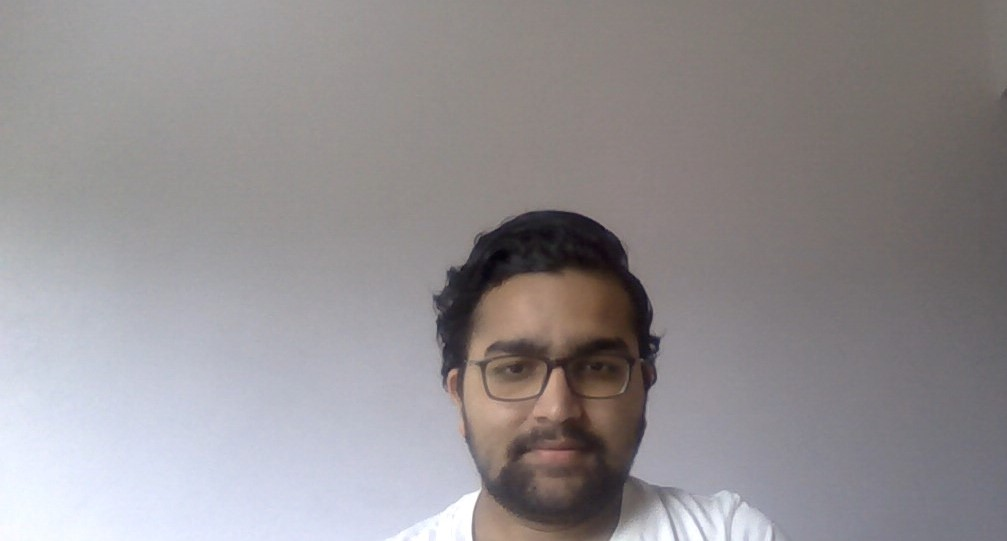
#> input picture Diwash.jpg, 1007 x 541 px
$ python bit_plane_slicing.py
#> lines starting #> are read from the running program, lines starting #| are printed output that depends on the picture; after the words box and inside, x2 and y2 are one past the last pixel; in counts of white or black regions, pixels touching at a corner belong together
import numpy as np
import pandas as pd
import cv2
import matplotlib.pyplot as plt

original_image = cv2.imread('Diwash.jpg')
#> original_image is the input picture: shape (541, 1007, 3); mean B, G, R 145.9, 143.3, 147.4

# Convert the image in grayscale
img = cv2.cvtColor(original_image, cv2.COLOR_BGR2GRAY)

# Iterate over each pixel and change pixel value to binary using np.binary_repr() and store it in a list.
lst = []
for i in range(img.shape[0]):
    for j in range(img.shape[1]):
         lst.append(np.binary_repr(img[i][j] ,width=8))
#> after the loop, lst = 544787 items
# width = no. of bits

# We have a list of strings where each string represents binary pixel value.
# To extract bit planes, iterate over the strings and store the characters corresponding to bit planes into lists.
# reshape to reconstruct the binary image.
eight_bit_img = (np.array([int(i[0]) for i in lst],dtype = np.uint8)).reshape(img.shape[0],img.shape[1])
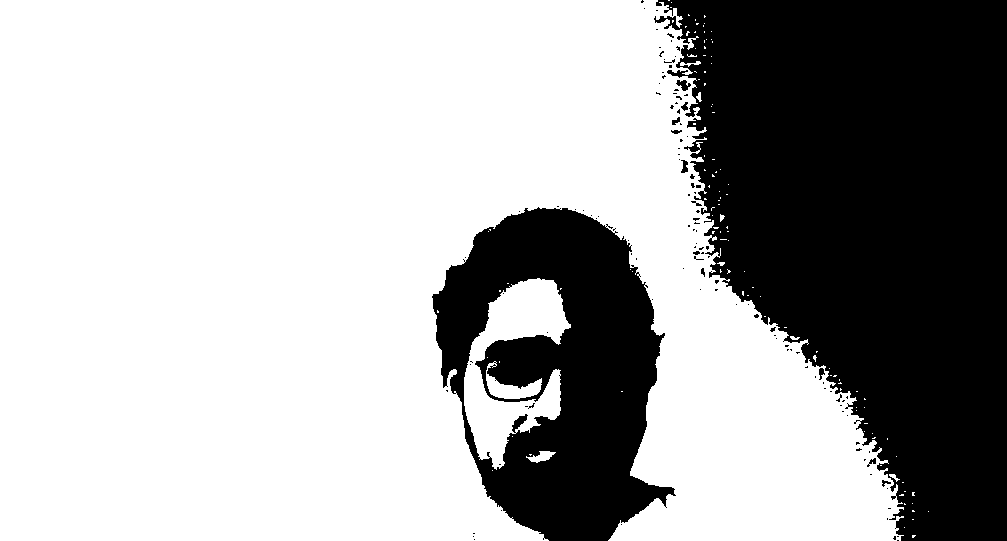
#> eight_bit_img: shape (541, 1007); values 0 (black) and 1 (white), 67.1% white; 123 black regions (110 under 20 px), largest, box (x1, y1, x2, y2) and area: (654, 0, 1007, 541) 130796, (432, 207, 676, 541) 47439, (676, 80, 691, 91) 90
seven_bit_img = (np.array([int(i[1]) for i in lst],dtype = np.uint8)).reshape(img.shape[0],img.shape[1])
#> seven_bit_img: shape (541, 1007); values 0 (black) and 1 (white), 43.5% white; 185 white regions (164 under 20 px), largest, box (x1, y1, x2, y2) and area: (654, 0, 1007, 541) 130796, (0, 278, 481, 541) 77797, (432, 207, 676, 541) 24104
six_bit_img = (np.array([int(i[2]) for i in lst],dtype = np.uint8)).reshape(img.shape[0],img.shape[1])
#> six_bit_img: shape (541, 1007); values 0 (black) and 1 (white), 46.4% white; 436 white regions (395 under 20 px), largest, box (x1, y1, x2, y2) and area: (654, 0, 1007, 541) 125894, (0, 193, 775, 541) 84031, (0, 380, 369, 541) 25330
five_bit_img = (np.array([int(i[3]) for i in lst],dtype = np.uint8)).reshape(img.shape[0],img.shape[1])
#> five_bit_img: shape (541, 1007); values 0 (black) and 1 (white), 54.5% white; 803 black regions (742 under 20 px), largest, box (x1, y1, x2, y2) and area: (0, 0, 904, 541) 174520, (844, 0, 1007, 461) 39034, (0, 380, 369, 541) 17656
four_bit_img = (np.array([int(i[4]) for i in lst],dtype = np.uint8)).reshape(img.shape[0],img.shape[1])
#> four_bit_img: shape (541, 1007); values 0 (black) and 1 (white), 49.7% white; 1576 white regions (1466 under 20 px), largest, box (x1, y1, x2, y2) and area: (0, 0, 861, 541) 155528, (654, 0, 986, 541) 38240, (844, 0, 1007, 461) 30639
three_bit_img = (np.array([int(i[5]) for i in lst],dtype = np.uint8)).reshape(img.shape[0],img.shape[1])
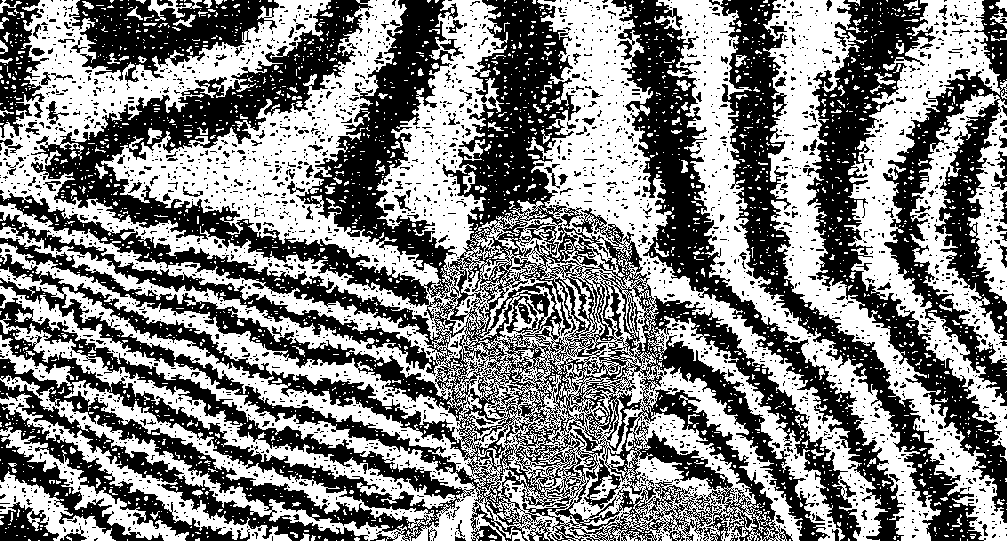
#> three_bit_img: shape (541, 1007); values 0 (black) and 1 (white), 50.9% white; 2851 black regions (2656 under 20 px), largest, box (x1, y1, x2, y2) and area: (0, 0, 861, 541) 154160, (803, 0, 1007, 523) 20462, (611, 0, 904, 541) 19610
two_bit_img = (np.array([int(i[6]) for i in lst],dtype = np.uint8)).reshape(img.shape[0],img.shape[1])
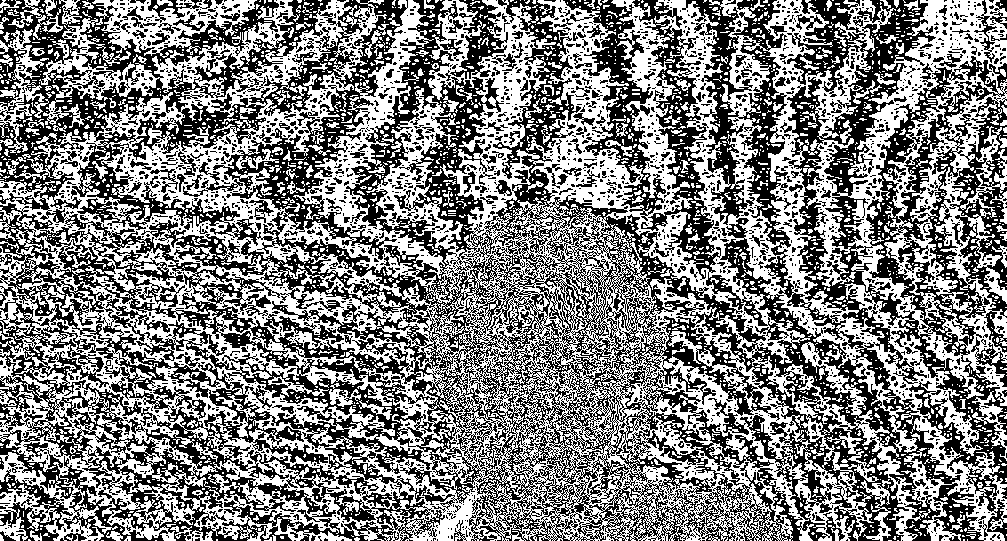
#> two_bit_img: shape (541, 1007); values 0 (black) and 1 (white), 50.3% white; 3166 black regions (2888 under 20 px), largest, box (x1, y1, x2, y2) and area: (0, 0, 1007, 541) 235840, (563, 0, 666, 221) 5464, (0, 469, 73, 541) 1685
one_bit_img = (np.array([int(i[7]) for i in lst],dtype = np.uint8)).reshape(img.shape[0],img.shape[1])
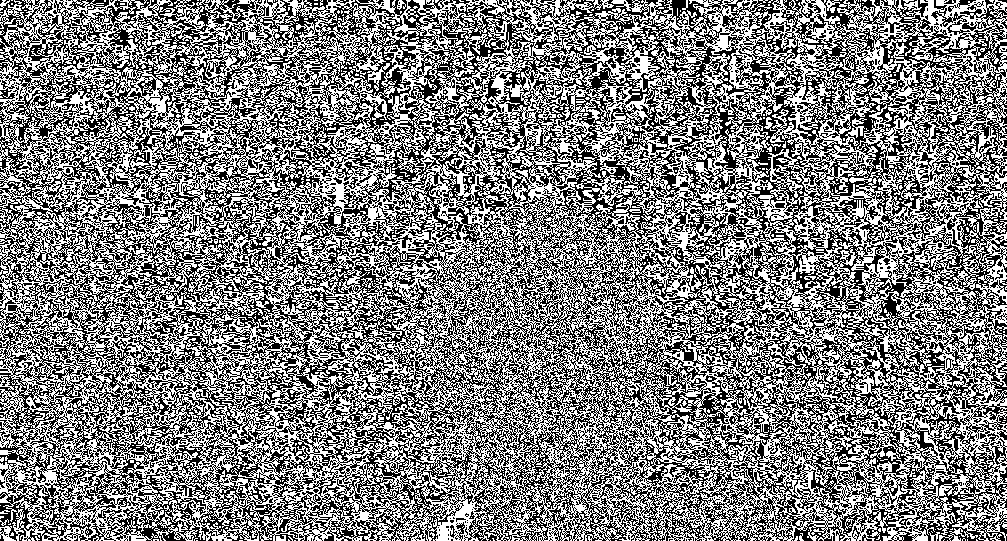
#> one_bit_img: shape (541, 1007); values 0 (black) and 1 (white), 49.9% white in thin lines or dots

# Concatenate these images for ease of display using cv2.hconcat()
finalr = cv2.hconcat([eight_bit_img,seven_bit_img,six_bit_img,five_bit_img])
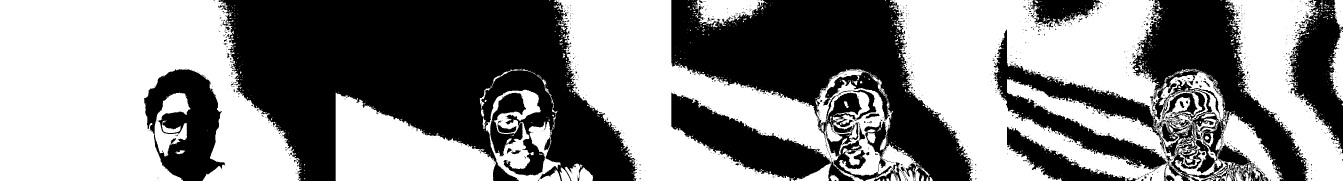
#> finalr: shape (541, 4028) (shown at 1/3 size); values 0 (black) and 1 (white), 52.9% white; 1462 black regions (1357 under 20 px), largest, box (x1, y1, x2, y2) and area: (654, 0, 1911, 541) 427814, (2014, 0, 2918, 541) 283804, (2981, 0, 3925, 541) 179225
finalv =cv2.hconcat([four_bit_img,three_bit_img,two_bit_img,one_bit_img])
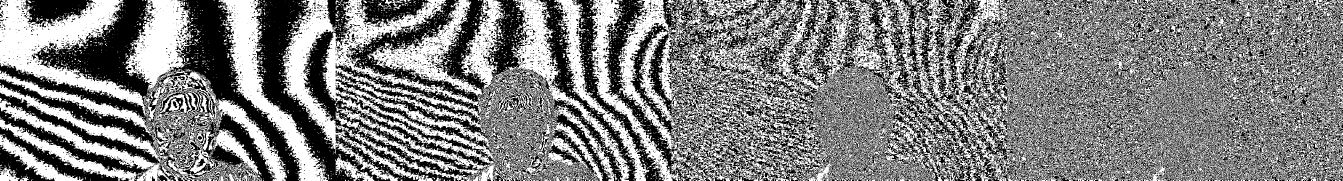
#> finalv: shape (541, 4028) (shown at 1/3 size); values 0 (black) and 1 (white), 50.2% white; 8894 black regions (8274 under 20 px), largest, box (x1, y1, x2, y2) and area: (1890, 0, 4028, 541) 518367, (910, 0, 1868, 541) 166639, (0, 0, 830, 541) 118048

# Vertically concatenate
final = cv2.vconcat([finalr,finalv])
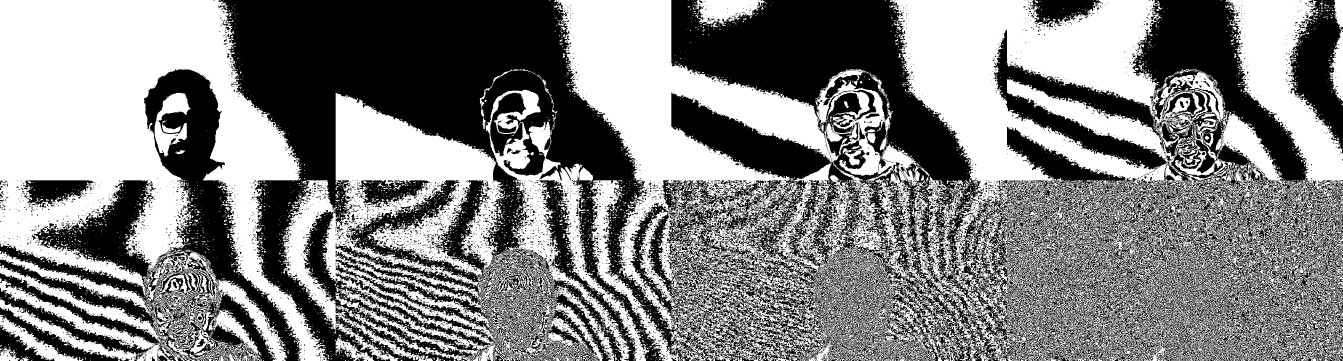
#> final: shape (1082, 4028) (shown at 1/3 size); values 0 (black) and 1 (white), 51.5% white; 10294 black regions (9593 under 20 px), largest, box (x1, y1, x2, y2) and area: (1890, 0, 4028, 1082) 1008058, (654, 0, 2087, 1082) 687836, (0, 541, 830, 1082) 118048

# Display
fig, axes = plt.subplots(nrows=1, ncols=2)

# cmap maps the color, here we give value 'gray' to cmap for binary image as well bit image,
# cmap = 'binary' gives negative image
imgs = [img, final]
for i, ax in enumerate(axes):
    ax.imshow(imgs[i], cmap='gray')
    ax.axis('off')
plt.tight_layout()
plt.show()

lst = []
for i in range(img.shape[0]):
    for j in range(img.shape[1]):
         lst.append(np.binary_repr(img[i][j] ,width=8))

plt.figure(figsize = (20, 10))
plt.axis('off')
plt.imshow(final, cmap='gray')
plt.show()
